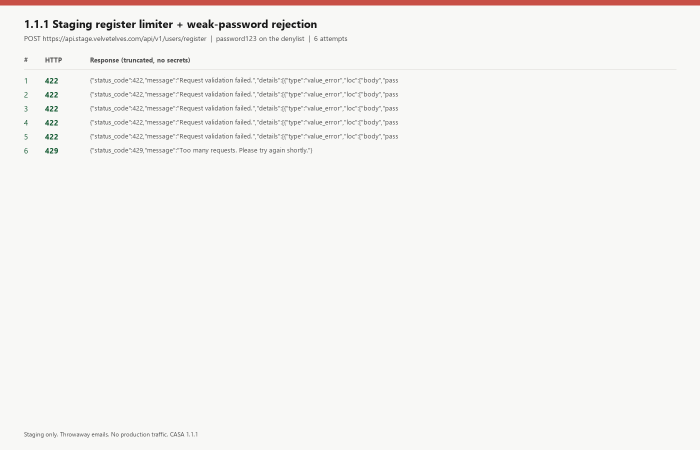
#> input picture casa_auth_qa/c:\Projects\velvet-elves-data\casa_al1_evidence\m9\tac_images\3.1.5/CASA_3_1_5_register_429.png, 1400 x 900 px (shown at 1/2 size)
$ python render_casa_315_pages.py
#> lines starting #> are read from the running program, lines starting #| are printed output that depends on the picture
"""Render CASA 3.1.5 write-up pages as portal-ready PNGs."""
from pathlib import Path
import shutil

from PIL import Image, ImageDraw, ImageFont

OUT = Path(r"c:\Projects\velvet-elves-data\casa_al1_evidence\m9\tac_images\3.1.5")
OUT.mkdir(parents=True, exist_ok=True)
SRC_429 = Path(
    r"c:\Projects\velvet-elves-data\casa_al1_evidence\m9\tac_images\1.1.1\CASA_1_1_1_register_429.png"
)

W, H = 1400, 1800
MARGIN = 56
BG = (248, 248, 246)
INK = (24, 24, 24)
MUTED = (80, 80, 80)
RULE = (200, 80, 70)
OK = (20, 90, 50)
LINE = (220, 218, 214)
CODE_BG = (36, 36, 36)
CODE_FG = (230, 230, 226)


def font(size: int, bold: bool = False):
#> called with size = 22, bold = True
    name = "segoeuib.ttf" if bold else "segoeui.ttf"
    for p in (
        rf"C:\Windows\Fonts\{name}",
        r"C:\Windows\Fonts\arialbd.ttf" if bold else r"C:\Windows\Fonts\arial.ttf",
        r"C:\Windows\Fonts\calibri.ttf",
    ):
        if Path(p).exists():
            return ImageFont.truetype(p, size)
    return ImageFont.load_default()


def mono(size: int):
#> called with size = 12
    for p in (r"C:\Windows\Fonts\consola.ttf", r"C:\Windows\Fonts\cour.ttf"):
        if Path(p).exists():
            return ImageFont.truetype(p, size)
    return font(size)


def wrap(draw, text, fnt, width):
    words = text.split()
    lines = []
    cur = ""
    for w in words:
        trial = f"{cur} {w}".strip()
        if draw.textlength(trial, font=fnt) <= width:
            cur = trial
        else:
            if cur:
                lines.append(cur)
            cur = w
    if cur:
        lines.append(cur)
    return lines or [""]


F_H = font(22, True)
F_SUB = font(14)
F_SEC = font(16, True)
F_BODY = font(15)
F_SMALL = font(13)
F_FOOT = font(12)
F_MONO = mono(12)


def new_page(title: str, page_no: int):
#> called with page_no = 1
    im = Image.new("RGB", (W, H), BG)
    d = ImageDraw.Draw(im)
    d.rectangle((0, 0, W, 10), fill=RULE)
    d.text((MARGIN, 36), "Velvet Elves  |  ADA-CASA AL1 evidence", font=F_SUB, fill=MUTED)
    d.text((MARGIN, 64), title, font=F_H, fill=INK)
    d.text(
        (MARGIN, 98),
        "GCP 538509143953  |  production app.velvetelves.com  |  31 Aug 2026",
        font=F_SMALL,
        fill=MUTED,
    )
    d.line((MARGIN, 124, W - MARGIN, 124), fill=LINE, width=1)
    d.text((MARGIN, H - 42), f"Page {page_no} of 2", font=F_FOOT, fill=MUTED)
    d.text((W - MARGIN - 200, H - 42), "CASA_3_1_5_csrf", font=F_FOOT, fill=MUTED)
    return im, d, 144


def paint(d, y, lines):
    max_w = W - 2 * MARGIN
    for text, fnt, color in lines:
        for part in wrap(d, text, fnt, max_w):
            d.text((MARGIN, y), part, font=fnt, fill=color)
            y += 22 if fnt is F_SMALL else 24
        y += 4
    return y


def page1():
    im, d, y = new_page("3.1.5 CSRF: Bearer session, CORS, rate limits", 1)
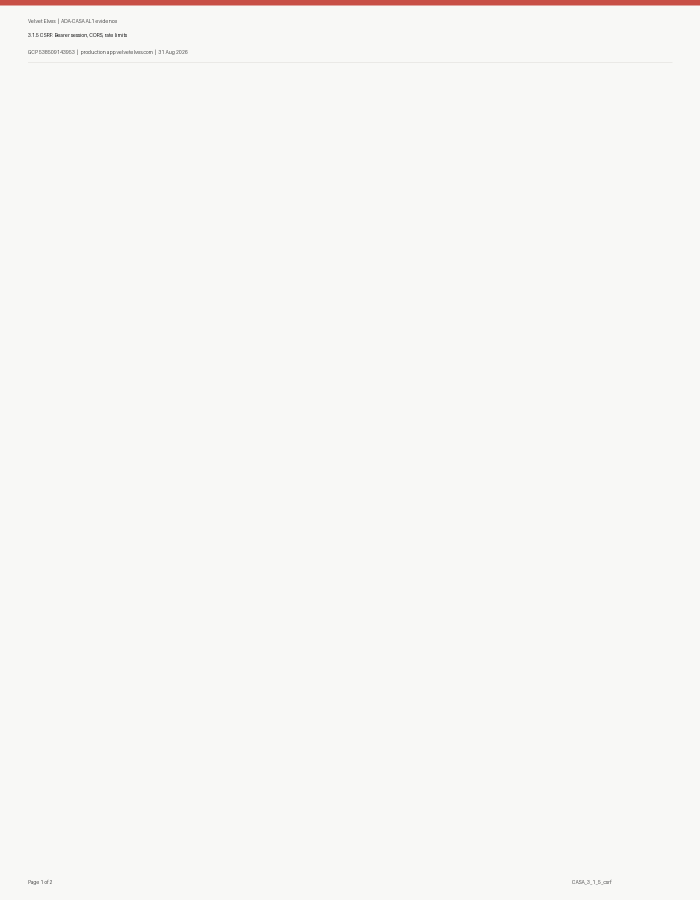
#> im: PIL image 1400x1800 RGB (shown at 1/2 size); mean R, G, B 247.6, 246.8, 244.8
#> y = 144
    y = paint(
        d,
        y,
        [
            (
                "Source: ADA Web App Test Guide v1.0 / ASVS 4.2.2. AL1 evidence is ADA DAST. Verification: the scan must not identify Cross-site request forgery (Burp 2098944; ZAP 10202 / 20012 on the SPA conf).",
                F_SMALL,
                MUTED,
            ),
        ],
    )
#> the loop in paint, `for text, fnt, color in lines:` made 1 pass
#> y on pass 1: 170
#> after the loop in paint, `for text, fnt, color in lines:`: y = 170
#> y = 170
    y += 8
#> y = 178
    d.text((MARGIN, y), "1. Authenticated APIs are not cookie CSRF", font=F_SEC, fill=INK)
    y += 32
#> y = 210
    y = paint(
        d,
        y,
        [
            (
                "The session is Authorization Bearer from localStorage, not a cookie. Login returns JWTs in JSON and sets no Set-Cookie. A cross-site form cannot attach the Bearer header. CORS allowlists exact SPA origins; a foreign Origin does not receive Access-Control-Allow-Origin. There is no synchronizer CSRF cookie.",
                F_BODY,
                INK,
            ),
        ],
    )
#> the loop in paint (call 2), `for text, fnt, color in lines:` made 1 pass
#> y on pass 1: 262
#> y = 262
    y += 10
#> y = 272
    d.text((MARGIN, y), "2. Unauthenticated anti-automation", font=F_SEC, fill=INK)
    y += 32
#> y = 304
    y = paint(
        d,
        y,
        [
            (
                "POST /users/register is JSON (CORS preflight) and limited to 5 requests per 60 seconds per IP. POST /users/login is limited to 10 per 60 seconds per IP. Staging register already returned 429 on the sixth call (1.1.1 capture reused here). No new staging user was registered this session.",
                F_BODY,
                INK,
            ),
        ],
    )
#> y = 332
    y += 10
#> y = 342
    d.text((MARGIN, y), "3. Official DAST", font=F_SEC, fill=INK)
    y += 32
#> y = 374
    y = paint(
        d,
        y,
        [
            (
                "Official ADA ZAP scans SPA 10f54abf, API a9d78f05, and authenticated API 33afa2aa did not list Absence of Anti-CSRF Tokens. We did not run Burp. We did not recapture ZAP UI.",
                F_BODY,
                INK,
            ),
        ],
    )
#> y = 402
    im.save(OUT / "CASA_3_1_5_page1.png", "PNG")
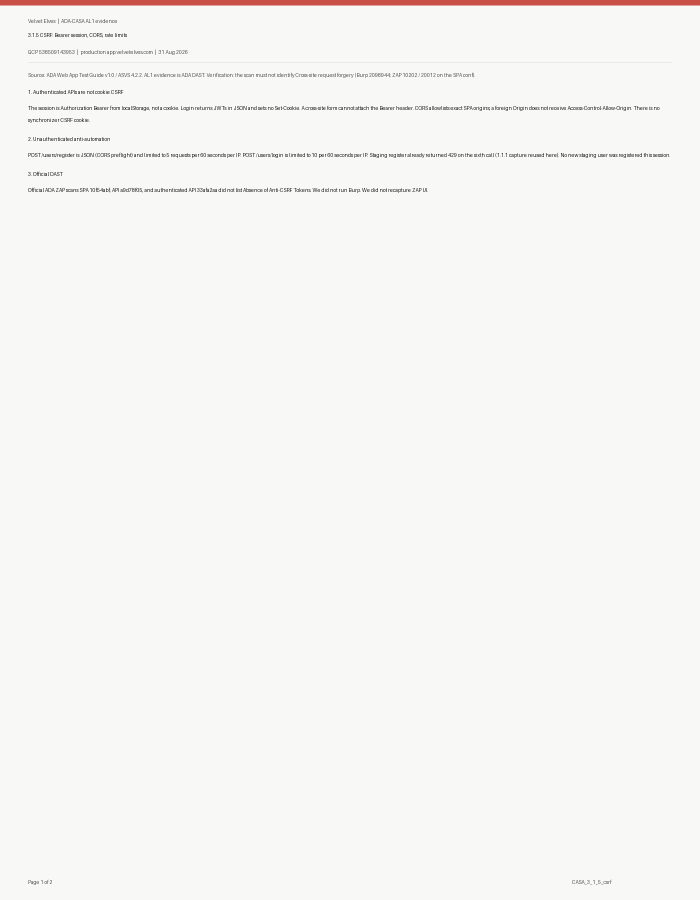
#> saved as CASA_3_1_5_page1.png: PIL image 1400x1800 RGB (shown at 1/2 size); mean R, G, B 246.7, 245.9, 243.9
    print("wrote", OUT / "CASA_3_1_5_page1.png")


def page2():
    im, d, y = new_page("3.1.5 AL1 verification mapping", 2)
#> y = 144
    d.text((MARGIN, y), "AL1 verification", font=F_SEC, fill=INK)
    y += 32
#> y = 176
    rows = [
        (
            "Authenticated CSRF",
            "Bearer header, not a cookie. CORS origin allowlist. Foreign Origin is not echoed.",
            True,
        ),
        (
            "Unauthenticated anti-automation",
            "Register 5/min/IP. Login 10/min/IP. Staging register sixth call 429.",
            True,
        ),
        (
            "DAST",
            "ZAP SPA/API/auth scans did not report 10202 or 20012. Burp 2098944 was not run.",
            True,
        ),
        (
            "Staging CORS",
            "OPTIONS /users/me from app.stage.velvetelves.com is allowed; evil.example is not.",
            True,
        ),
    ]
    for title, detail, ok in rows:
        color = OK if ok else INK
        d.text((MARGIN, y), title, font=F_BODY, fill=color)
        y += 24
        y = paint(d, y, [(detail, F_SMALL, MUTED)])
        y += 8
#> this loop made 4 passes
#> y on passes 1 to 4: 234, 292, 350, 408
#> after the loop, y = 408
    y += 8
#> y = 416
    d.text((MARGIN, y), "Attestation", font=F_SEC, fill=INK)
    y += 32
#> y = 448
    y = paint(
        d,
        y,
        [
            (
                "Velvet Elves authenticated APIs are not cookie CSRF. The SPA origin is CORS-allowlisted. Unauthenticated register is rate-limited. Official ADA ZAP did not report missing anti-CSRF tokens.",
                F_BODY,
                INK,
            ),
        ],
    )
#> y = 476
    im.save(OUT / "CASA_3_1_5_page2.png", "PNG")
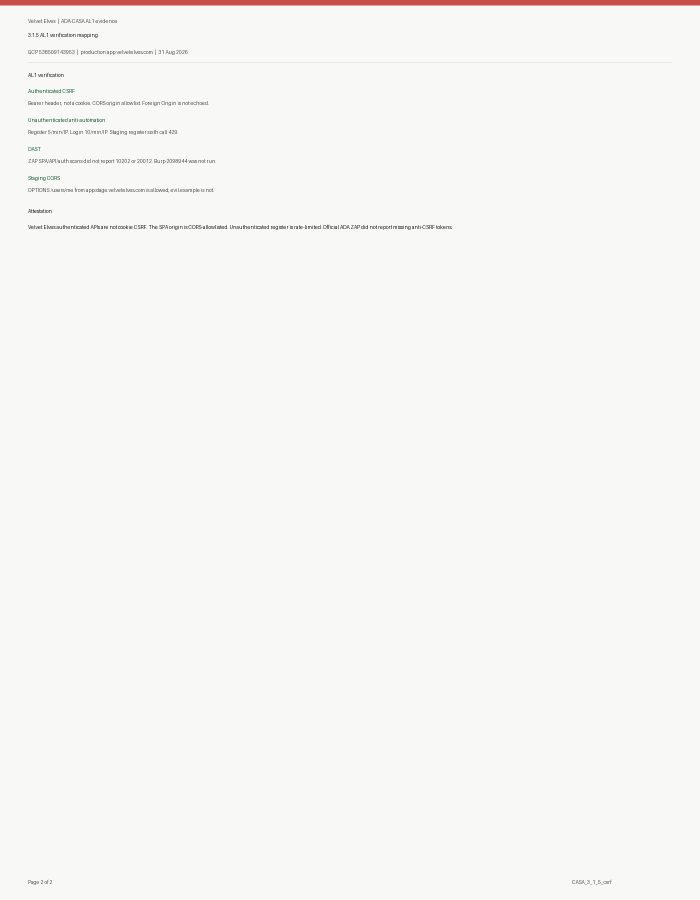
#> saved as CASA_3_1_5_page2.png: PIL image 1400x1800 RGB (shown at 1/2 size); mean R, G, B 247.1, 246.4, 244.3
    print("wrote", OUT / "CASA_3_1_5_page2.png")


def code_page():
    im = Image.new("RGB", (1400, 1080), BG)
#> im: PIL image 1400x1080 RGB
    d = ImageDraw.Draw(im)
    d.rectangle((0, 0, 1400, 10), fill=RULE)
    d.text((MARGIN, 36), "Velvet Elves  |  ADA-CASA AL1 evidence", font=F_SUB, fill=MUTED)
    d.text((MARGIN, 64), "3.1.5 Bearer auth, CORS origins, rate limits", font=F_H, fill=INK)
    snippet = """# app/main.py
CORSMiddleware(
    allow_origins=settings.cors_origins_list,  # exact hosts, not *
    allow_credentials=True,
)

# src/utils/api.ts
if (token) headers['Authorization'] = `Bearer ${token}`
# stored in localStorage — not a cookie, not auto-sent cross-site

# app/api/v1/users.py
_register_limiter = build_rate_limiter(max_requests=5, window_seconds=60)
_login_limiter    = build_rate_limiter(max_requests=10, window_seconds=60)"""
    lines = snippet.split("\n")
    box_y = 120
    box_h = 24 * len(lines) + 40
    d.rounded_rectangle((MARGIN, box_y, 1400 - MARGIN, box_y + box_h), radius=8, fill=CODE_BG)
    y = box_y + 18
    for line in lines:
        d.text((MARGIN + 24, y), line, font=F_MONO, fill=CODE_FG)
        y += 24
#> after the loop, y = 450
    d.text((MARGIN, box_y + box_h + 16), "CASA_3_1_5_code", font=F_FOOT, fill=MUTED)
    im.save(OUT / "CASA_3_1_5_code.png", "PNG")
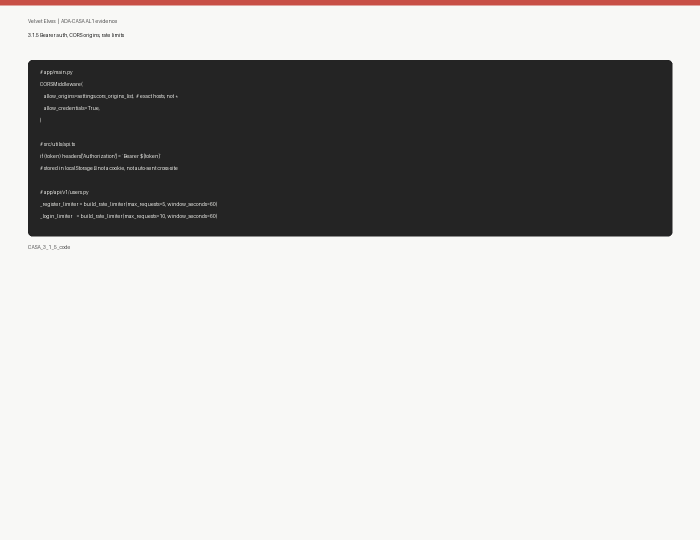
#> saved as CASA_3_1_5_code.png: PIL image 1400x1080 RGB (shown at 1/2 size); mean R, G, B 184.1, 182.9, 181.4
    print("wrote", OUT / "CASA_3_1_5_code.png")


def zap_page():
    im = Image.new("RGB", (1400, 920), BG)
#> im: PIL image 1400x920 RGB
    d = ImageDraw.Draw(im)
    d.rectangle((0, 0, 1400, 10), fill=RULE)
    d.text((MARGIN, 36), "Velvet Elves  |  ADA-CASA AL1 evidence", font=F_SUB, fill=MUTED)
    d.text((MARGIN, 64), "3.1.5 Official ADA ZAP CSRF rules", font=F_H, fill=INK)
    snippet = """# zap-casa-config.conf  (SPA — FAIL)
10202    FAIL    (Absence of Anti-CSRF Tokens)
20012    FAIL    (Anti-CSRF Tokens Check)

# Official scans (21 Aug 2026) — DAST_SUMMARY.md
SPA  10f54abf   https://app.stage.velvetelves.com
API  a9d78f05   https://api.stage.velvetelves.com
Auth 33afa2aa   authenticated API, Bearer JWT (not a cookie)

Alert lists did not include 10202 or 20012.

ADA AL1: scan shall not identify Burp 2098944
(Cross-site request forgery). Burp was not run."""
    lines = snippet.split("\n")
    box_y = 120
    box_h = 24 * len(lines) + 40
    d.rounded_rectangle((MARGIN, box_y, 1400 - MARGIN, box_y + box_h), radius=8, fill=CODE_BG)
    y = box_y + 18
    for line in lines:
        d.text((MARGIN + 24, y), line, font=F_MONO, fill=CODE_FG)
        y += 24
#> after the loop, y = 450
    d.text((MARGIN, box_y + box_h + 16), "CASA_3_1_5_zap", font=F_FOOT, fill=MUTED)
    im.save(OUT / "CASA_3_1_5_zap.png", "PNG")
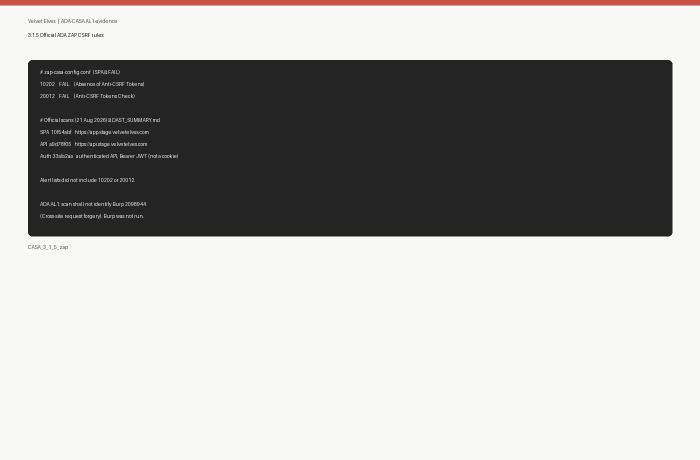
#> saved as CASA_3_1_5_zap.png: PIL image 1400x920 RGB (shown at 1/2 size); mean R, G, B 173.1, 171.7, 170.3
    print("wrote", OUT / "CASA_3_1_5_zap.png")


if __name__ == "__main__":
    page1()
    page2()
    code_page()
    zap_page()
    dest = OUT / "CASA_3_1_5_register_429.png"
    shutil.copyfile(SRC_429, dest)
    im = Image.open(dest).convert("RGB")
#> im is the input picture: PIL image 1400x900 RGB; mean R, G, B 245, 243.6, 241.5
    d = ImageDraw.Draw(im)
    d.rectangle((0, 0, im.width, 36), fill=(200, 80, 70))
    d.text(
        (16, 8),
        "3.1.5  Unauthenticated anti-automation  |  same staging capture as 1.1.1  |  no new users minted",
        font=F_SMALL,
        fill=(255, 255, 255),
    )
    im.save(dest, "PNG")
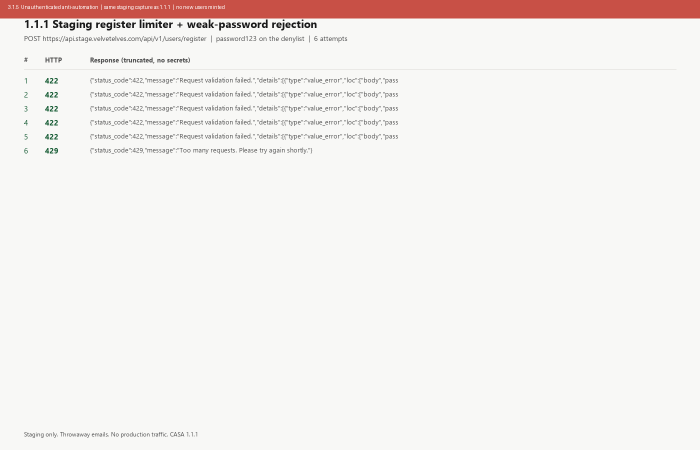
#> saved as CASA_3_1_5_register_429.png: PIL image 1400x900 RGB (shown at 1/2 size); mean R, G, B 243.7, 238.9, 236.6
    print("copied", dest)
